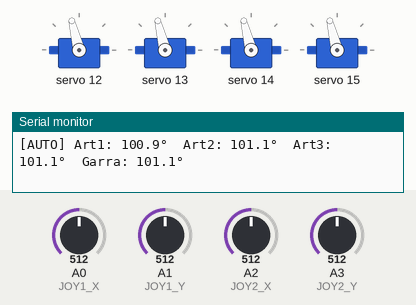
Recording of a sketch running on a simulated Arduino Uno, built with avr-gcc and run on an emulated ATmega328P. On the bench: 4 × servo, the last lines printed to the serial monitor. Inputs (shaded band) come from the test bench; at power-on: A0 (JOY1_X) = 512, A1 (JOY1_Y) = 512, A2 (JOY2_X) = 512, A3 (JOY2_Y) = 512.

Above: at 1.6 s.
1.7 s: A0 (JOY1_X) set to 532
At 2.4 s:
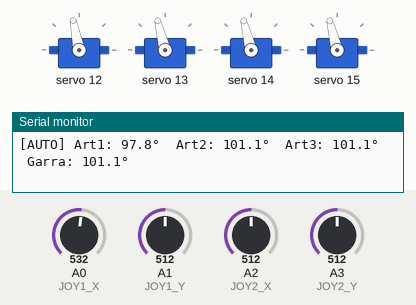
4.7 s: A1 (JOY1_Y) set to 716
At 5.8 s:
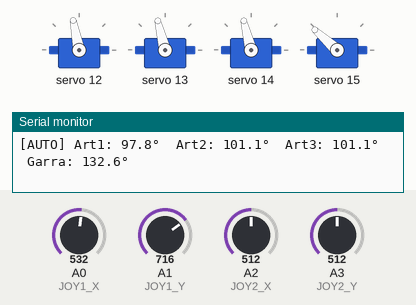
6.2 s: A2 (JOY2_X) set to 492
At 7.0 s:
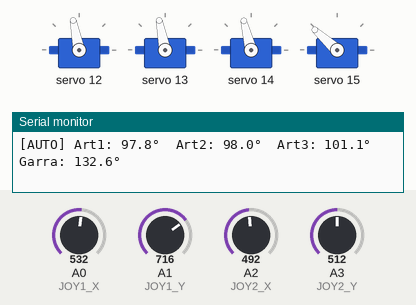
9.2 s: A3 (JOY2_Y) set to 495
At 10.5 s:
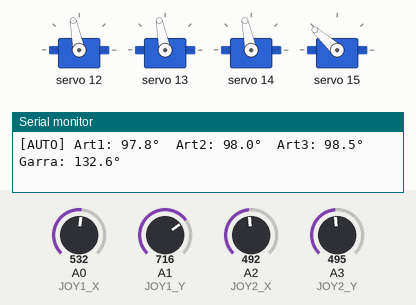
12.2 s: A3 (JOY2_Y) set to 716
At 12.8 s:
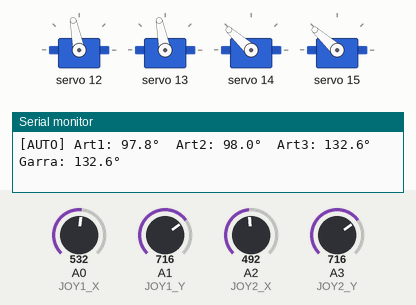
13.7 s: A2 (JOY2_X) set to 716
At 14.7 s:
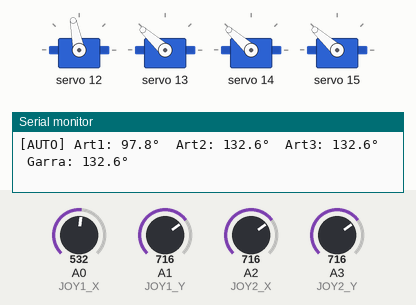
Timing chart, 0 to 16.2 s (numbered marks = the images above; inputs shaded):
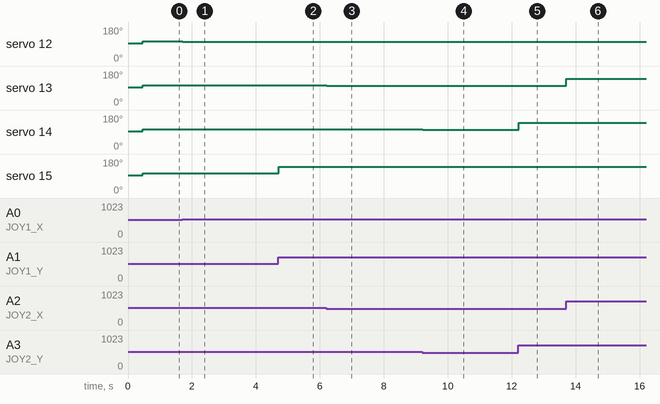

Measured:
- after the input at 1.7 s, servo 12: 104° → 101° at once
- after the input at 4.7 s, servo 15: 104° → 138° at once
- after the input at 6.2 s, servo 13: 104° → 101° at once
- after the input at 9.2 s, servo 14: 104° → 102° at once
- after the input at 12.2 s, servo 14: 102° → 138° at once
- after the input at 13.7 s, servo 13: 101° → 138° at once

The sketch:

control2.ino
```cpp
/*
 *  CONTROL DE BRAZO ROBÓTICO DE 3 ARTICULACIONES + GARRA
 *  -----------------------------------------------------
 *  - Dos joysticks analógicos (modo automático).
 *  - Control manual por teclado numérico desde el monitor serie.
 *  - Servos mediante PCA9685 (canales 12, 13, 14, 15).
 *  - Rango de seguridad: 22° a 180°.
 *  - Paso de ajuste manual: 5°.
 *
 *  Conexiones:
 *    PCA9685: SDA → A4, SCL → A5, VCC → 5V, GND → GND
 *    Joystick1: X → A0 (art1), Y → A1 (garra)
 *    Joystick2: X → A2 (art2), Y → A3 (art3)
 *    Servos en canales: 12 (art1), 13 (art2), 14 (art3), 15 (garra)
 */

#include <Wire.h>
#include <Adafruit_PWMServoDriver.h>

// ---------- Definición de pines analógicos para los joysticks ----------
#define JOY1_X  A0
#define JOY1_Y  A1
#define JOY2_X  A2
#define JOY2_Y  A3

// ---------- Canales del PCA9685 para cada servo ----------
#define CH_ART1   12
#define CH_ART2   13
#define CH_ART3   14
#define CH_GARRA  15

// ---------- Valores de pulso (registro de 12 bits) para 0°, 90° y 180° ----------
#define PULSE_0   102
#define PULSE_90  307
#define PULSE_180 512

// ---------- Límites de seguridad (ángulos en grados) ----------
#define ANG_MIN   22
#define ANG_MAX   180

// ---------- Cálculo de pulsos para los límites ----------
#define PULSE_MIN (PULSE_0 + (ANG_MIN * (PULSE_180 - PULSE_0) / 180))
#define PULSE_MAX PULSE_180

// ---------- Paso de ajuste manual ----------
#define STEP_DEG 5

// ---------- Modos de operación ----------
#define MODO_AUTO   0
#define MODO_MANUAL 1

// ---------- Objeto PCA9685 ----------
Adafruit_PWMServoDriver pwm = Adafruit_PWMServoDriver(0x40);

// ---------- Variables globales ----------
float angulos[4];          // [0]=art1, [1]=art2, [2]=art3, [3]=garra
int modoActual = MODO_AUTO;

// ----------------------------------------------------------------------------
//  setup()
//  Inicializa puerto serie, PCA9685, coloca todos los servos a 90° y muestra
//  mensaje de inicio con las instrucciones de control.
// ----------------------------------------------------------------------------
void setup() {
  Serial.begin(9600);
  Serial.println(F("=== CONTROL DE BRAZO ROBÓTICO ==="));
  Serial.println(F("Modo automático (joysticks) por defecto."));
  Serial.println(F("Presione 'm' para cambiar a modo manual, y nuevamente 'm' para volver a automático."));
  Serial.println(F("\n--- Modo manual ---"));
  Serial.println(F("  Teclas:"));
  Serial.println(F("    4/6  → Art1 (disminuye/aumenta)"));
  Serial.println(F("    2/8  → Art2 (disminuye/aumenta)"));
  Serial.println(F("    7/9  → Art3 (disminuye/aumenta)"));
  Serial.println(F("    1/3  → Garra (aumenta/disminuye)"));
  Serial.println(F("    5    → Todos a 90°"));
  Serial.println(F("  Paso: 5°"));
  Serial.println(F("----------------------------------------\n"));

  // Inicializar PCA9685
  pwm.begin();
  pwm.setPWMFreq(50);
  delay(10);

  // Poner todos los servos en 90°
  for (int i = 0; i < 4; i++) {
    angulos[i] = 90.0;
  }
  actualizarServos();

  // Mostrar los ángulos iniciales
  mostrarAngulos();
}

// ----------------------------------------------------------------------------
//  loop()
//  Lee joysticks (si modo auto), procesa comandos serie, actualiza servos
//  y muestra ángulos periódicamente.
// ----------------------------------------------------------------------------
void loop() {
  // 1. Procesar comandos del monitor serie
  if (Serial.available() > 0) {
    char c = Serial.read();

    // Si es 'm' o 'M', cambiar de modo
    if (c == 'm' || c == 'M') {
      cambiarModo();
    }
    // Si estamos en modo manual, procesar teclas numéricas
    else if (modoActual == MODO_MANUAL) {
      procesarTeclaManual(c);
    }
    // En modo automático, ignoramos cualquier otra tecla (solo 'm' tiene efecto)
  }

  // 2. Actualizar ángulos según el modo activo
  if (modoActual == MODO_AUTO) {
    leerJoysticks();
  }
  // En modo manual, los ángulos ya se modifican en procesarTeclaManual()
  // y se mantienen hasta nuevo comando.

  // 3. Enviar órdenes a los servos
  actualizarServos();

  // 4. Mostrar los ángulos en el monitor serie (cada ~50 ms)
  //    Se imprime solo si no hay datos en el buffer (para no interferir con la entrada)
  //    Se usa un contador para no saturar.
  static unsigned long lastPrint = 0;
  if (millis() - lastPrint > 50) {
    mostrarAngulos();
    lastPrint = millis();
  }

  // Pequeña pausa para estabilidad
  delay(20);
}

// ----------------------------------------------------------------------------
//  leerJoysticks()
//  Lee los cuatro ejes analógicos y convierte los valores en ángulos dentro
//  del rango [ANG_MIN, ANG_MAX]. Se usa para el modo automático.
// ----------------------------------------------------------------------------
void leerJoysticks() {
  int val1X = analogRead(JOY1_X);
  int val1Y = analogRead(JOY1_Y);
  int val2X = analogRead(JOY2_X);
  int val2Y = analogRead(JOY2_Y);

  // Art1: mapeo invertido (derecha → ángulo mayor)
  angulos[0] = mapFloat(val1X, 0, 1023, ANG_MAX, ANG_MIN);
  // Garra: mapeo directo (arriba → cerrado = ángulo bajo)
  angulos[3] = mapFloat(val1Y, 0, 1023, ANG_MIN, ANG_MAX);
  // Art2 y Art3: mapeo directo
  angulos[1] = mapFloat(val2X, 0, 1023, ANG_MIN, ANG_MAX);
  angulos[2] = mapFloat(val2Y, 0, 1023, ANG_MIN, ANG_MAX);

  // Limitar por si hay ruido
  for (int i = 0; i < 4; i++) {
    angulos[i] = constrain(angulos[i], ANG_MIN, ANG_MAX);
  }
}

// ----------------------------------------------------------------------------
//  procesarTeclaManual(char tecla)
//  Interpreta las teclas numéricas en modo manual y modifica los ángulos
//  correspondientes en pasos de STEP_DEG.
// ----------------------------------------------------------------------------
void procesarTeclaManual(char tecla) {
  switch (tecla) {
    case '1':   // Incrementar garra
      angulos[3] += STEP_DEG;
      break;
    case '3':   // Decrementar garra
      angulos[3] -= STEP_DEG;
      break;
    case '2':   // Decrementar art2
      angulos[1] -= STEP_DEG;
      break;
    case '8':   // Incrementar art2
      angulos[1] += STEP_DEG;
      break;
    case '4':   // Decrementar art1
      angulos[0] -= STEP_DEG;
      break;
    case '6':   // Incrementar art1
      angulos[0] += STEP_DEG;
      break;
    case '7':   // Decrementar art3
      angulos[2] -= STEP_DEG;
      break;
    case '9':   // Incrementar art3
      angulos[2] += STEP_DEG;
      break;
    case '5':   // Resetear todos a 90°
      for (int i = 0; i < 4; i++) {
        angulos[i] = 90.0;
      }
      Serial.println(F(">>> Todos los servos a 90°"));
      break;
    default:
      // Ignorar otras teclas
      return;
  }

  // Limitar todos los ángulos al rango seguro
  for (int i = 0; i < 4; i++) {
    angulos[i] = constrain(angulos[i], ANG_MIN, ANG_MAX);
  }
}

// ----------------------------------------------------------------------------
//  actualizarServos()
//  Convierte los cuatro ángulos a pulsos y los envía al PCA9685.
// ----------------------------------------------------------------------------
void actualizarServos() {
  int pulsoArt1 = anguloToPulse(angulos[0]);
  int pulsoArt2 = anguloToPulse(angulos[1]);
  int pulsoArt3 = anguloToPulse(angulos[2]);
  int pulsoGarra = anguloToPulse(angulos[3]);

  pwm.setPWM(CH_ART1, 0, pulsoArt1);
  pwm.setPWM(CH_ART2, 0, pulsoArt2);
  pwm.setPWM(CH_ART3, 0, pulsoArt3);
  pwm.setPWM(CH_GARRA, 0, pulsoGarra);
}

// ----------------------------------------------------------------------------
//  mostrarAngulos()
//  Envía al monitor serie los cuatro ángulos con un decimal, precedidos
//  por el modo actual.
// ----------------------------------------------------------------------------
void mostrarAngulos() {
  Serial.print(modoActual == MODO_AUTO ? "[AUTO] " : "[MANUAL] ");
  Serial.print("Art1: ");
  Serial.print(angulos[0], 1);
  Serial.print("°  Art2: ");
  Serial.print(angulos[1], 1);
  Serial.print("°  Art3: ");
  Serial.print(angulos[2], 1);
  Serial.print("°  Garra: ");
  Serial.print(angulos[3], 1);
  Serial.println("°");
}

// ----------------------------------------------------------------------------
//  cambiarModo()
//  Alterna entre MODO_AUTO y MODO_MANUAL. Al cambiar, se mantienen los
//  ángulos actuales. En modo automático, los joysticks toman el control
//  inmediatamente (sobrescriben los ángulos en el siguiente ciclo).
// ----------------------------------------------------------------------------
void cambiarModo() {
  if (modoActual == MODO_AUTO) {
    modoActual = MODO_MANUAL;
    Serial.println(F("\n--- MODO MANUAL ACTIVADO ---"));
    Serial.println(F("Use las teclas numéricas indicadas para mover cada articulación."));
    Serial.println(F("Presione 'm' para volver a modo automático.\n"));
  } else {
    modoActual = MODO_AUTO;
    Serial.println(F("\n--- MODO AUTOMÁTICO ACTIVADO ---"));
    Serial.println(F("Los joysticks controlan el brazo. Presione 'm' para manual.\n"));
  }
}

// ----------------------------------------------------------------------------
//  mapFloat()
//  Interpolación lineal con decimales.
// ----------------------------------------------------------------------------
float mapFloat(float x, float in_min, float in_max, float out_min, float out_max) {
  return (x - in_min) * (out_max - out_min) / (in_max - in_min) + out_min;
}

// ----------------------------------------------------------------------------
//  anguloToPulse()
//  Convierte grados (0-180) al valor de registro PWM de 12 bits.
// ----------------------------------------------------------------------------
int anguloToPulse(float angulo) {
  return (int)(PULSE_0 + (angulo * (PULSE_180 - PULSE_0) / 180.0));
}
```
